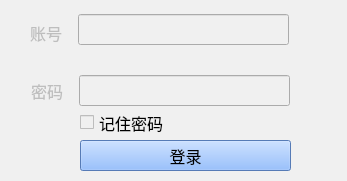
<?xml version="1.0" encoding="UTF-8"?>
<ui version="4.0">
 <class>widget</class>
 <widget class="QWidget" name="widget">
  <property name="geometry">
   <rect>
    <x>0</x>
    <y>0</y>
    <width>347</width>
    <height>181</height>
   </rect>
  </property>
  <property name="font">
   <font>
    <family>宋体</family>
    <pointsize>12</pointsize>
    <weight>9</weight>
    <italic>false</italic>
    <bold>false</bold>
   </font>
  </property>
  <property name="windowTitle">
   <string>分项计量用户登录</string>
  </property>
  <property name="styleSheet">
   <string notr="true">background-color: rgb(240, 240, 240);
font: 75 12pt &quot;Times New Roman&quot;;
font: 75 12pt &quot;宋体&quot;;</string>
  </property>
  <widget class="QLabel" name="label">
   <property name="enabled">
    <bool>false</bool>
   </property>
   <property name="geometry">
    <rect>
     <x>30</x>
     <y>17</y>
     <width>41</width>
     <height>31</height>
    </rect>
   </property>
   <property name="text">
    <string>账号</string>
   </property>
   <property name="textFormat">
    <enum>Qt::AutoText</enum>
   </property>
  </widget>
  <widget class="QLabel" name="label_2">
   <property name="enabled">
    <bool>false</bool>
   </property>
   <property name="geometry">
    <rect>
     <x>31</x>
     <y>75</y>
     <width>41</width>
     <height>31</height>
    </rect>
   </property>
   <property name="font">
    <font>
     <family>宋体</family>
     <pointsize>12</pointsize>
     <weight>9</weight>
     <italic>false</italic>
     <bold>false</bold>
    </font>
   </property>
   <property name="text">
    <string>密码</string>
   </property>
   <property name="textFormat">
    <enum>Qt::AutoText</enum>
   </property>
  </widget>
  <widget class="QPushButton" name="pushButton">
   <property name="geometry">
    <rect>
     <x>80</x>
     <y>140</y>
     <width>211</width>
     <height>31</height>
    </rect>
   </property>
   <property name="styleSheet">
    <string notr="true">background-color: rgb(120, 172, 255);
font: 75 12pt &quot;Times New Roman&quot;;
font: 75 12pt &quot;宋体&quot;;</string>
   </property>
   <property name="text">
    <string>登录</string>
   </property>
  </widget>
  <widget class="QLineEdit" name="lineEdit">
   <property name="geometry">
    <rect>
     <x>78</x>
     <y>14</y>
     <width>211</width>
     <height>31</height>
    </rect>
   </property>
  </widget>
  <widget class="QLineEdit" name="lineEdit_2">
   <property name="geometry">
    <rect>
     <x>79</x>
     <y>75</y>
     <width>211</width>
     <height>31</height>
    </rect>
   </property>
   <property name="text">
    <string/>
   </property>
  </widget>
  <widget class="QCheckBox" name="checkBox">
   <property name="geometry">
    <rect>
     <x>80</x>
     <y>112</y>
     <width>111</width>
     <height>21</height>
    </rect>
   </property>
   <property name="font">
    <font>
     <family>宋体</family>
     <pointsize>12</pointsize>
     <weight>9</weight>
     <italic>false</italic>
     <bold>false</bold>
    </font>
   </property>
   <property name="text">
    <string>记住密码</string>
   </property>
  </widget>
 </widget>
 <resources/>
 <connections/>
 <slots>
  <slot>btn_login_fuc()</slot>
 </slots>
</ui>
